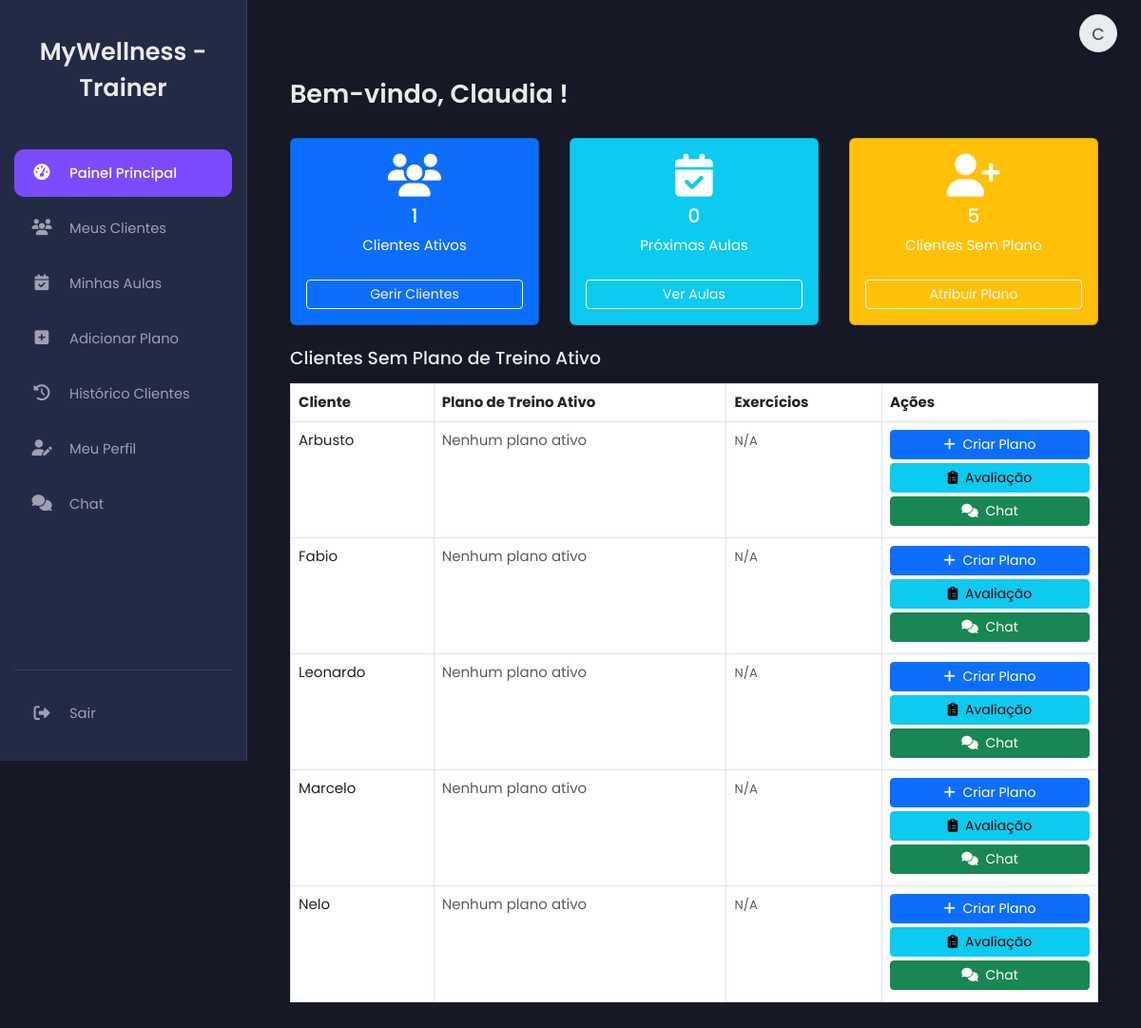
The page /trainer.php (signed in) on the database as committed earlier.
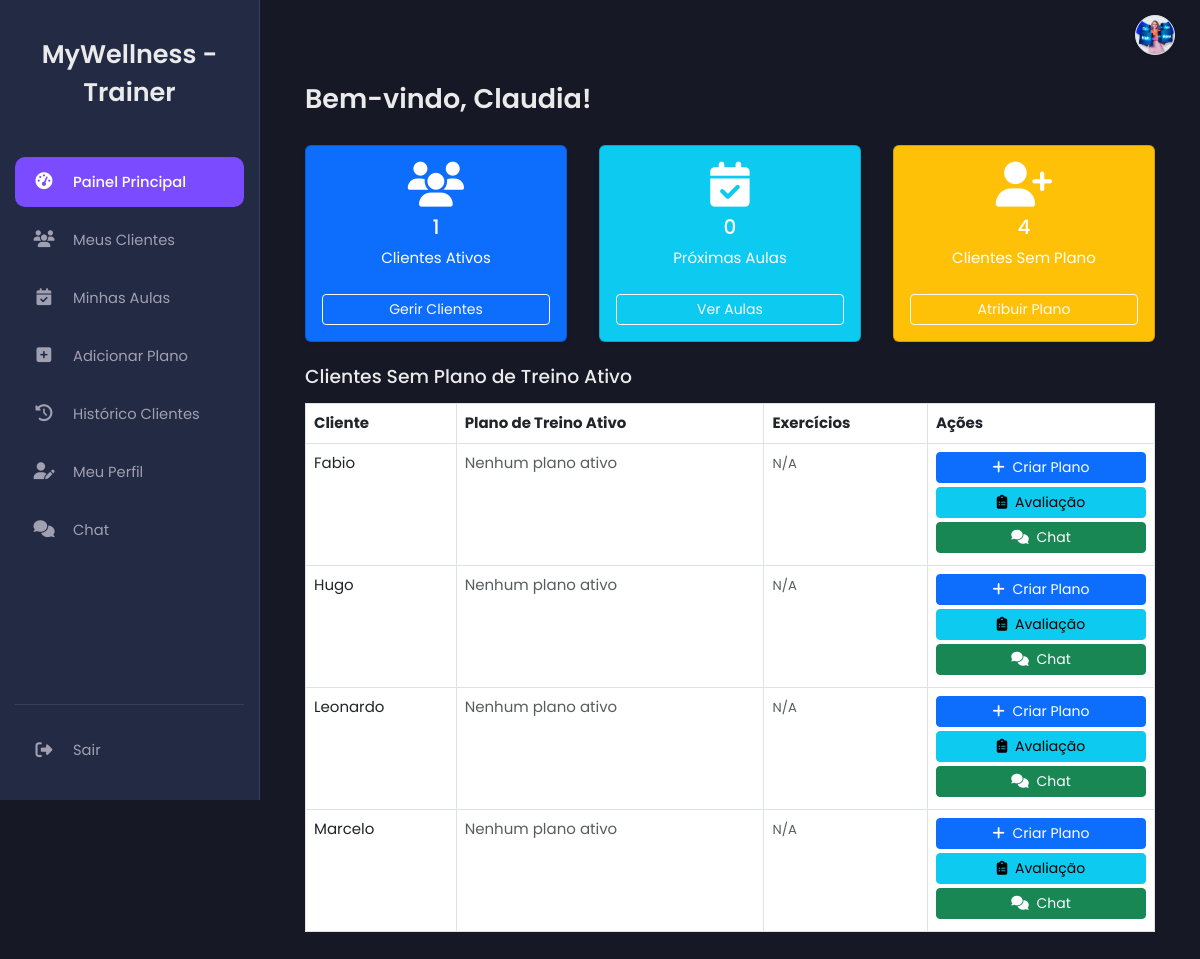
The same page on the database as committed later.
### tables this page shows
CREATE TABLE `clients` (
  `id` int(11) NOT NULL,
  `user_id` int(11) NOT NULL,
  `date_of_birth` date DEFAULT NULL,
  `weight` float DEFAULT NULL,
  `height` float DEFAULT NULL,
  `activity_level` varchar(50) DEFAULT NULL,
  `profession` varchar(100) DEFAULT NULL,
  `gym_frequency` varchar(100) DEFAULT NULL,
  `health_issues` text DEFAULT NULL,
  `water_percentage` decimal(5,2) DEFAULT NULL COMMENT 'Percentagem de Água Corporal',
  `idade_metabolica` int(11) DEFAULT NULL COMMENT 'Idade Metabólica (anos)',
  `morfotipo` varchar(50) DEFAULT NULL COMMENT 'Ectomorfo, Mesomorfo, Endomorfo',
  `ombros` decimal(5,1) DEFAULT NULL COMMENT 'Perímetro Ombros (cm)',
  `peitoral_dorsal` decimal(5,1) DEFAULT NULL COMMENT 'Perímetro Peitoral/Dorsal (cm)',
  `cintura` decimal(5,1) DEFAULT NULL COMMENT 'Perímetro Cintura (cm)',
  `abdominal` decimal(5,1) DEFAULT NULL COMMENT 'Perímetro Abdominal (cm)',
  `quadril` decimal(5,1) DEFAULT NULL COMMENT 'Perímetro Quadril (cm)',
  `braco_direito` decimal(5,1) DEFAULT NULL COMMENT 'Perímetro Braço Direito (cm)',
  `braco_esquerdo` decimal(5,1) DEFAULT NULL COMMENT 'Perímetro Braço Esquerdo (cm)',
  `coxa_direita` decimal(5,1) DEFAULT NULL COMMENT 'Perímetro Coxa Direita (cm)',
  `coxa_esquerda` decimal(5,1) DEFAULT NULL COMMENT 'Perímetro Coxa Esquerda (cm)',
  `perna_direita` decimal(5,1) DEFAULT NULL COMMENT 'Perímetro Perna Direita (cm)',
  `perna_esquerda` decimal(5,1) DEFAULT NULL COMMENT 'Perímetro Perna Esquerda (cm)',
  `tricipital` decimal(4,1) DEFAULT NULL COMMENT 'Prega Tricipital (mm)',
  `subescapular` decimal(4,1) DEFAULT NULL COMMENT 'Prega Subescapular (mm)',
  `bicipital` decimal(4,1) DEFAULT NULL COMMENT 'Prega Bicipital (mm)',
  `peitoral` decimal(4,1) DEFAULT NULL COMMENT 'Prega Peitoral (mm)',
  `axilar_media` decimal(4,1) DEFAULT NULL COMMENT 'Prega Axilar Média (mm)',
  `abdominal_plicometria` decimal(4,1) DEFAULT NULL COMMENT 'Prega Abdominal (mm)',
  `supra_iliaca` decimal(4,1) DEFAULT NULL COMMENT 'Prega Supra-ilíaca (mm)',
  `coxa` decimal(4,1) DEFAULT NULL COMMENT 'Prega Coxa (mm)',
  `geminal` decimal(4,1) DEFAULT NULL COMMENT 'Prega Geminal/Perna (mm)',
  `visceral_fat_index` tinyint(3) UNSIGNED DEFAULT NULL COMMENT 'Índice de Gordura Visceral (1-59)',
  `bone_mass_kg` decimal(4,2) DEFAULT NULL COMMENT 'Massa Óssea em Kg',
  `lean_mass_kg` decimal(5,2) DEFAULT NULL COMMENT 'Massa Magra em Kg',
  `muscle_mass_kg` decimal(5,2) DEFAULT NULL COMMENT 'Massa Muscular em Kg',
  `proteinas` decimal(5,2) DEFAULT NULL COMMENT 'Proteínas (Kg)',
  `fat_mass_kg` decimal(5,2) DEFAULT NULL COMMENT 'Massa Gorda em Kg',
  `fat_mass_percentage` decimal(5,2) DEFAULT NULL COMMENT 'Percentagem de Massa Gorda',
  `gordura_subcutanea` decimal(5,2) DEFAULT NULL COMMENT '% Gordura Subcutânea',
  `lean_mass_percentage` decimal(5,2) DEFAULT NULL COMMENT 'Percentagem de Massa Magra',
  `last_assessment_date` date DEFAULT NULL COMMENT 'Data da Última Avaliação Corporal'
);

CREATE TABLE `users` (
  `id` int(11) NOT NULL,
  `name` varchar(100) NOT NULL,
  `email` varchar(100) NOT NULL,
  `numero_telemovel` varchar(25) DEFAULT NULL COMMENT 'Número de telemóvel do utilizador',
  `password` varchar(255) NOT NULL,
  `role` enum('client','trainer','nutritionist','admin','receptionist') DEFAULT NULL,
  `token` varchar(255) DEFAULT NULL,
  `reset_token` varchar(255) DEFAULT NULL,
  `reset_token_expires_at` datetime DEFAULT NULL,
  `first_login` tinyint(1) NOT NULL DEFAULT 1,
  `created_at` timestamp NOT NULL DEFAULT current_timestamp(),
  `profile_picture` varchar(255) DEFAULT NULL
);

### trainer.php (the view, shortened to what the changed rows need)
<?php
$trainer_id = $_SESSION['user_id'];
include 'db.php';
$stats = [
    'active_clients' => 0,
    'upcoming_classes' => 0,
    'clients_without_plan' => 0,
];
try {
    $stmt_active_clients = $pdo->prepare("
        SELECT COUNT(DISTINCT client_id)
        FROM workout_plans
        WHERE trainer_id = ? AND is_active = 1
    ");
    $stmt_active_clients->execute([$trainer_id]);
    $stats['active_clients'] = $stmt_active_clients->fetchColumn();
    $stmt_upcoming_classes = $pdo->prepare("SELECT COUNT(*) FROM classes WHERE trainer_id = ? AND schedule >= NOW()");
    $stmt_upcoming_classes->execute([$trainer_id]);
    $stats['upcoming_classes'] = $stmt_upcoming_classes->fetchColumn();
} catch (PDOException $e) {
    error_log("Erro ao buscar estatísticas para o treinador: " . $e->getMessage());
}
include 'header.php';
$trainer_name = $_SESSION['name'] ?? 'Treinador';
?>
<main class="main-content">
    <div class="container mt-5">
        <h2>Bem-vindo, <?= htmlspecialchars($trainer_name) ?>!</h2>
        <?php
            $stmt_clients_no_plan = $pdo->prepare("
                SELECT
                    c.id AS client_id,
                    u.id AS client_user_id,
                    u.name AS client_name
                FROM clients c
                JOIN users u ON c.user_id = u.id
                WHERE u.role = 'client' AND NOT EXISTS (
                    SELECT 1 FROM workout_plans wp WHERE wp.client_id = c.id AND wp.is_active = 1
                )
                ORDER BY u.name
            ");
            $stmt_clients_no_plan->execute();
            $clients = $stmt_clients_no_plan->fetchAll();
            $stats['clients_without_plan'] = count($clients);
        ?>
        <div class="row g-4 mb-4">
            <div class="col-md-6 col-lg-4">
                <div class="card text-white bg-warning shadow-sm h-100">
                    <div class="card-body text-center d-flex flex-column justify-content-center">
                        <i class="fas fa-user-plus fa-3x mb-2"></i>
                        <h5 class="card-title"><?= htmlspecialchars($stats['clients_without_plan']) ?></h5>
                        <p class="card-text">Clientes Sem Plano</p>
                        <a href="#clients-without-plan-table" class="btn btn-outline-light btn-sm mt-2 stretched-link">Atribuir Plano</a>
                    </div>
                </div>
            </div>
        </div>
        <div class="row">
            <div class="col-md-12">
                <div class="table-responsive">
                    <table class="table table-bordered">
                        <thead>
                            <tr>
                                <th>Cliente</th>
                                <th>Plano de Treino Ativo</th>
                                <th>Exercícios</th>
                                <th>Ações</th>
                            </tr>
                        </thead>
                        <tbody>
                            <?php
                            if (count($clients) > 0) {
                                foreach ($clients as $client) {
                                    echo "<tr>";
                                    echo "<td class='align-top'>" . htmlspecialchars($client['client_name']) . "</td>";
                                    echo "<td class='align-top'><span class='text-muted'>Nenhum plano ativo</span></td>";
                                    echo "<td class='align-top'><span class='text-muted small'>N/A</span></td>";
                                    echo "<td class='align-top text-center'>";
                                    echo "<a href='add_workout_plan.php?client_id=" . $client['client_id'] . "' class='btn btn-primary btn-sm mb-1 d-block text-nowrap' title='Criar Plano de Treino'><i class='fas fa-plus me-1'></i> <span class='d-none d-md-inline'>Criar Plano</span></a>";
                                    echo "<a href='edit_client_assessment.php?client_id=" . $client['client_id'] . "' class='btn btn-info btn-sm mb-1 d-block text-nowrap' title='Editar Avaliação Física'><i class='fas fa-clipboard-list me-1'></i> <span class='d-none d-md-inline'>Avaliação</span></a>";
                                    if (isset($client['client_user_id'])) {
                                        echo "<a href='chat.php?user_id=" . $client['client_user_id'] . "' class='btn btn-success btn-sm mb-1 d-block text-nowrap' title='Conversar com Cliente'><i class='fas fa-comments me-1'></i> <span class='d-none d-md-inline'>Chat</span></a>";
                                    }
                                    echo "</td>";
                                    echo "</tr>";
                                }
                            } else {
                                echo "<tr><td colspan='4' class='text-center'>Todos os clientes já possuem um plano de treino ativo ou não existem clientes.</td></tr>";
                            }
                            ?>
                        </tbody>
                    </table>
                </div>
            </div>
        </div>
    </div>
</main>
<?php
include 'footer.php';
?>

### header.php (shortened to what the changed rows need)
<?php
$hide_layout_elements = isset($hide_layout_elements) && $hide_layout_elements === true;
$profile_pic_path = 'assets/img/profile_pics/';
$user_name_initials = '';
$profile_pic_src = null;
if (isset($_SESSION['user_id'])) {
    $profile_pic_file = $_SESSION['profile_picture'] ?? null;
    if ($profile_pic_file && file_exists($profile_pic_path . $profile_pic_file)) {
        $profile_pic_src = $profile_pic_path . $profile_pic_file;
    }
    elseif (isset($_SESSION['name'])) {
        $name_parts = explode(' ', trim($_SESSION['name']));
        $first_initial = !empty($name_parts[0]) ? strtoupper($name_parts[0][0]) : '';
        $last_initial = count($name_parts) > 1 ? strtoupper(end($name_parts)[0]) : '';
        $user_name_initials = $first_initial . $last_initial;
    }
}
?>
<!DOCTYPE html>
<html lang="pt-BR">
<head>
    <link rel="stylesheet" href="https://cdnjs.cloudflare.com/ajax/libs/font-awesome/6.4.0/css/all.min.css" />
    <link href="https://cdn.jsdelivr.net/npm/bootstrap@5.3.0/dist/css/bootstrap.min.css" rel="stylesheet">
    <link href='https://cdn.jsdelivr.net/npm/fullcalendar@6.1.11/main.min.css' rel='stylesheet' />
    <?php if (!$hide_layout_elements):  ?>
    <link rel="stylesheet" href="assets/css/dashboard_cliente.css">
    <?php endif; ?>
    <link rel="stylesheet" href="assets/css/personalizacao_chat.css">
</head>
<body class="<?php if (!$hide_layout_elements) echo 'dashboard-body'; ?>">
    <?php if (!$hide_layout_elements && isset($_SESSION['user_id'])):  ?>
    <div class="profile-icon-container">
        <a href="profile.php" class="profile-icon" title="Ver Perfil / Opções" id="profileIconLink">
            <?php if ($profile_pic_src):  ?>
                <img src="<?= htmlspecialchars($profile_pic_src) ?>?t=<?= time() ?>" alt="Foto de Perfil"> <?php elseif ($user_name_initials):  ?>
                <span class="initials"><?= htmlspecialchars($user_name_initials) ?></span>
            <?php else:  ?>
                <i class="fas fa-user"></i>
            <?php endif; ?>
        </a>
    </div>
    <?php endif; ?>

Rows that differ between the two databases and show on the page:
no longer on this page (row edited): clients: user.name "Arbusto"
no longer on this page (row edited): clients: user.name "Nelo"
added clients: user.name "Hugo"
Other text that changed with them:
$stats['clients_without_plan']: "5" → "4"
$user_name_initials: "C" → (not shown)
